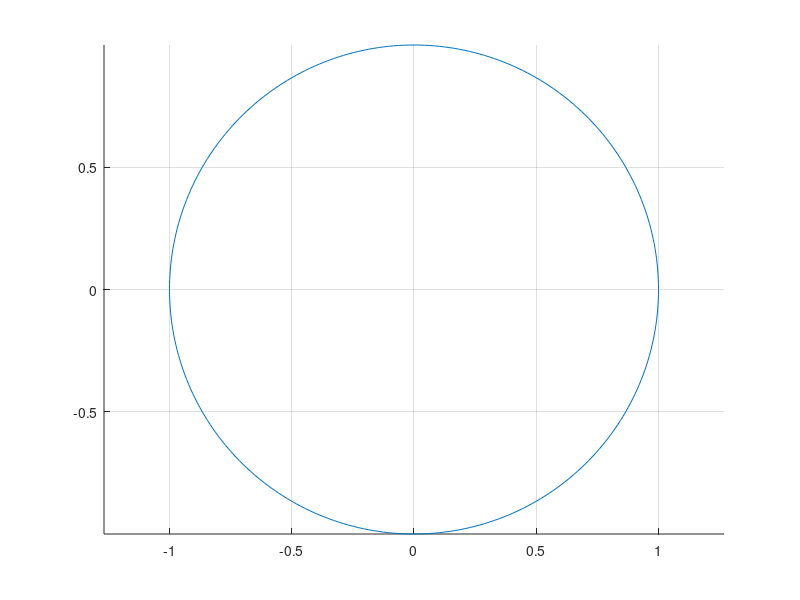

Reproduce this figure in MATLAB.
function h=ellipse(ra,rb,ang,x0,y0,C,Nb)  
% Ellipse adds ellipses to the current plot  
%  
% ELLIPSE(ra,rb,ang,x0,y0) adds an ellipse with semimajor axis of ra,  
% a semimajor axis of radius rb, a semimajor axis of ang, centered at  
% the point x0,y0.  
%  
% The length of ra, rb, and ang should be the same.  
% If ra is a vector of length L and x0,y0 scalars, L ellipses  
% are added at point x0,y0.  
% If ra is a scalar and x0,y0 vectors of length M, M ellipse are with the same  
% radii are added at the points x0,y0.  
% If ra, x0, y0 are vectors of the same length L=M, M ellipses are added.  
% If ra is a vector of length L and x0, y0 are  vectors of length  
% M~=L, L*M ellipses are added, at each point x0,y0, L ellipses of radius ra.  
%  
% ELLIPSE(ra,rb,ang,x0,y0,C)  
% adds ellipses of color C. C may be a string ('r','b',...) or the RGB value.  
% If no color is specified, it makes automatic use of the colors specified by  
% the axes ColorOrder property. For several circles C may be a vector.  
%  
% ELLIPSE(ra,rb,ang,x0,y0,C,Nb), Nb specifies the number of points  
% used to draw the ellipse. The default value is 300. Nb may be used  
% for each ellipse individually.  
%  
% h=ELLIPSE(...) returns the handles to the ellipses.  
%  
% as a sample of how ellipse works, the following produces a red ellipse  
% tipped up at a 45 deg axis from the x axis  
% ellipse(1,2,pi/8,1,1,'r')  
%  
% note that if ra=rb, ELLIPSE plots a circle  
%  
% rewritten by Din-sue Fon. Dept. of Bio-Industrial Mechatronics Engineering,  
% National Taiwan University March 10,2001  
% dsfong@ccms.ntu.edu.tw  
% % rewritten by Din-sue Fon. Dept. of Bio-Industrial Mechatronics Engineering,  
% National Taiwan University March 10,2001  
% dsfong@ccms.ntu.edu.tw  
% written by D.G. Long, Brigham Young University, based on the  
% CIRCLES.m original  
% written by Peter Blattner, Institute of Microtechnology, University of  
% Neuchatel, Switzerland, blattner@imt.unine.ch  
  % Check the number of input arguments  
switch nargin  
case 0  
   ra=1;rb=1;ang=0;x0=0;y0=0;C=[];Nb=300;  
case 1  
   rb=ra;ang=0;x0=0;y0=0;C=[];Nb=300;  
case 2  
   ang=0;x0=0;y0=0;C=[];Nb=300;  
case 3  
   x0=0;y0=0;C=[];Nb=300;  
case 4  
   y0=zeros(1,length(x0));C=[];Nb=300;  
case 5  
   C=[];Nb=300;  
case 6  
   Nb=300;  
end  
   
 % set up the default values  
 if isempty(ra),ra=1;end;  
if isempty(rb),rb=1;end;  
if isempty(ang),ang=0;end;  
if isempty(x0),x0=0;end;  
if isempty(y0),y0=0;end;  
if isempty(Nb),Nb=300;end;  
if isempty(C),C=get(gca,'colororder');end;  
 % work on the variable sizes  
 x0=x0(:);  
y0=y0(:);  
ra=ra(:);  
rb=rb(:);  
ang=ang(:);  
Nb=Nb(:);  
 if isstr(C),C=C(:);end;  
if length(x0)~=length(y0),  
   if length(y0)==1,  
      y0=ones(1,length(x0))*y0;  
   elseif length(x0)==1,  
      x0=ones(1,length(y0))*x0;  
   else  
      error('The lengths of x0 and y0 must be identical');  
   end;  
end; if length(ra)~=length(rb),  
   if length(ra)==1,  
      ra=ones(1,length(rb))*ra;  
   elseif length(x0)==1,  
      rb=ones(1,length(ra))*rb;  
   else  
      error('The lengths of ra and rb must be identical');  
   end;  
end;   % how many inscribed elllipses are plotted  
 if length(ra)~=length(x0)  
  maxk=length(ra)*length(x0);  
else  
  maxk=length(ra);  
end;  
    % drawing loop  
route=0;  
if length(x0)==1, route=1; end  
if length(ra)==1, route=2; end  
if length(x0)==length(ra), route=3; end  
if length(ang)>1 & length(ra)==1,  
   route=4;maxk=length(ang);  
end  
 for k=1:maxk  
  switch route  
  case 1  
    xpos=x0;  
    ypos=y0;  
    radm=ra(k);  
    radn=rb(k);  
    if length(ang)==1, an=ang; else an=ang(k); end;  
  case 2  
    xpos=x0(k);  
    ypos=y0(k);  
    radm=ra;  
    radn=rb;  
    if length(ang)==1, an=ang; else an=ang(k); end;  
  case 3  
    xpos=x0(k);  
    ypos=y0(k);  
    radm=ra(k);  
    radn=rb(k);  
    if length(ang)==1, an=ang; else an=ang(k); end;  
  case 4  
    xpos=x0;  
    ypos=y0;  
    radm=ra;  
    radn=rb;  
    an=ang(k);  
  otherwise  
    rada=ra(fix((k-1)/size(x0,1))+1);  
    radb=rb(fix((k-1)/size(x0,1))+1);  
    an=ang(fix((k-1)/size(x0,1))+1);  
    xpos=x0(rem(k-1,size(x0,1))+1);  
    ypos=y0(rem(k-1,size(y0,1))+1);  
  end;  
   co=cos(an);  
  si=sin(an);  
  the=linspace(0,2*pi,Nb(rem(k-1,size(Nb,1))+1,:)+1);  
%  x=radm*cos(the)*co-si*radn*sin(the)+xpos;  
%  y=radm*cos(the)*si+co*radn*sin(the)+ypos;  
  h(k)=line(radm*cos(the)*co-si*radn*sin(the)+xpos,radm*cos(the)*si+co*radn*sin(the)+ypos);  
  set(h(k),'color',C(rem(k-1,size(C,1))+1,:));  
 end;  
axis equal;grid on; 
